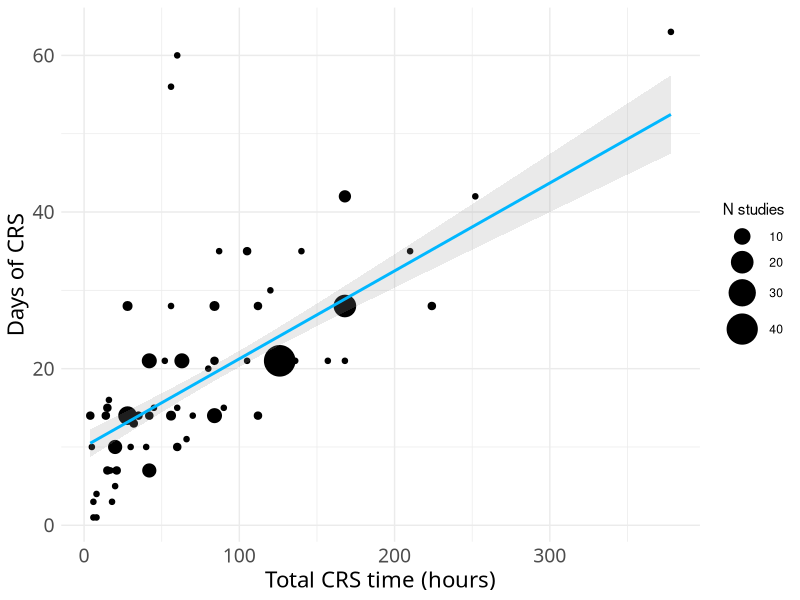
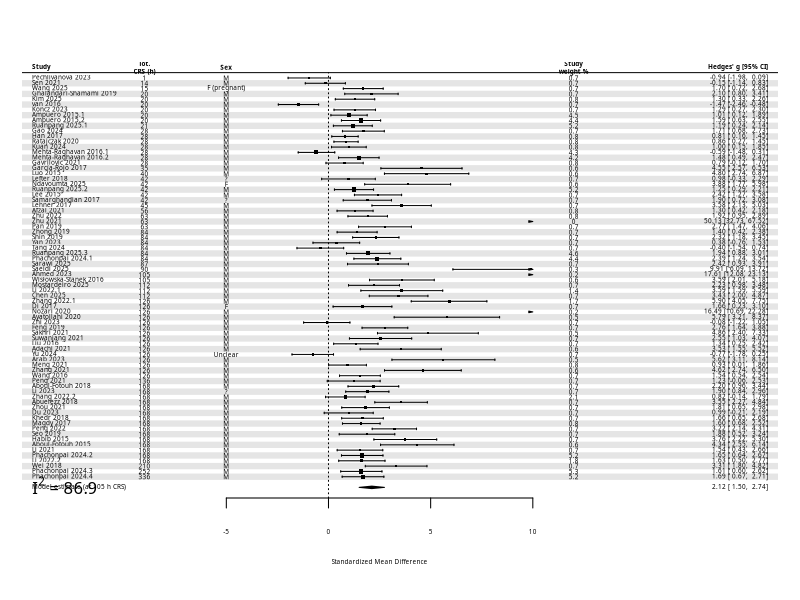
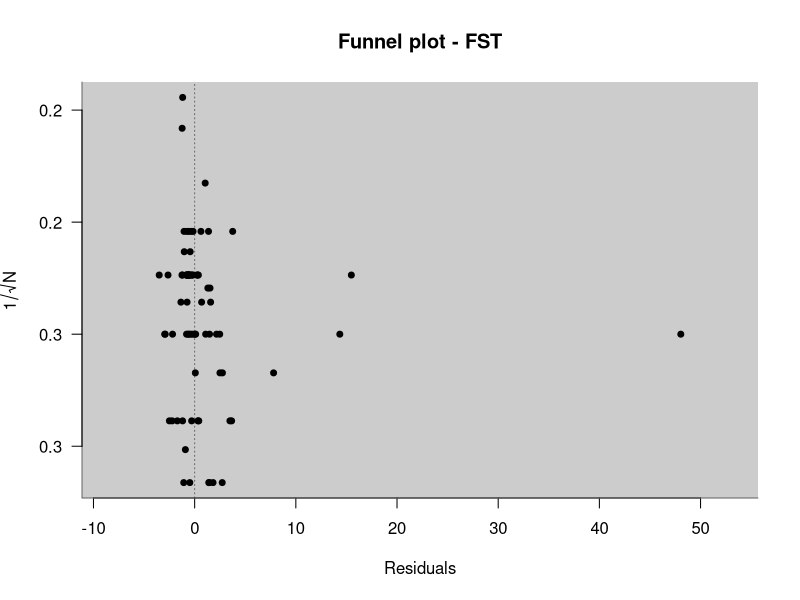
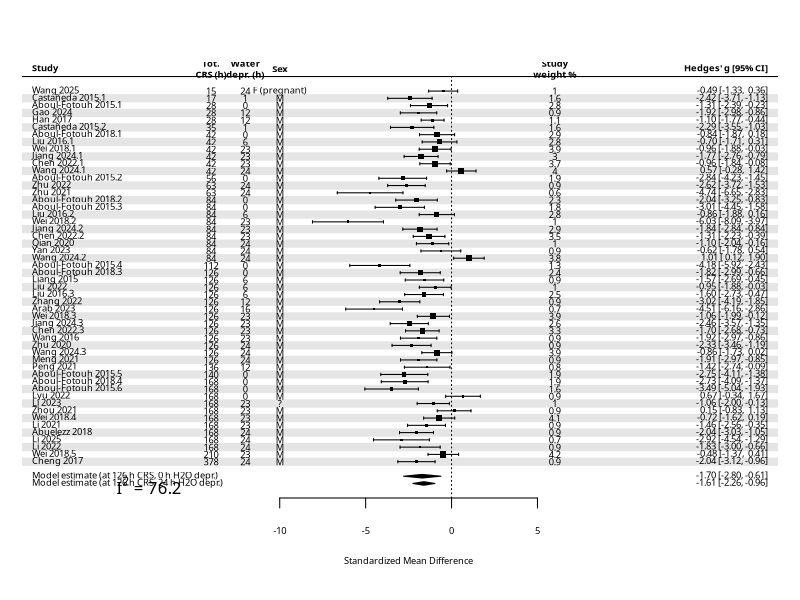
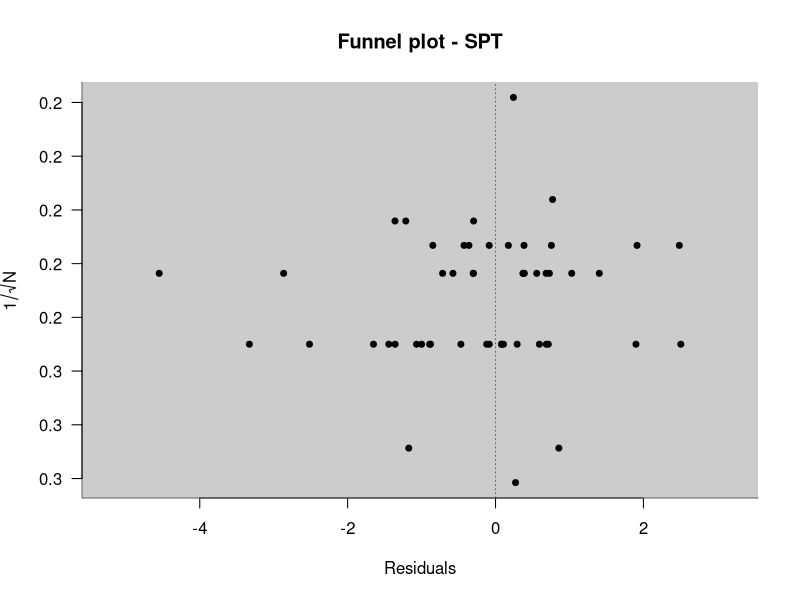
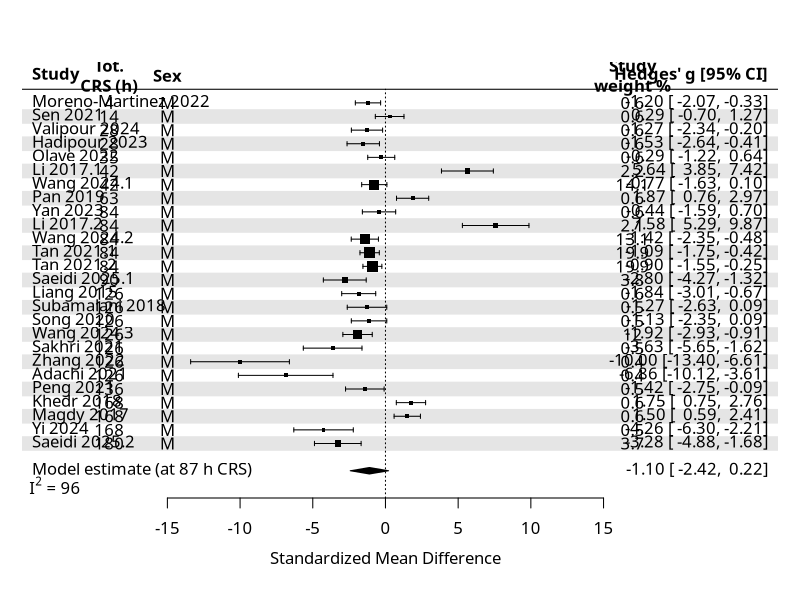
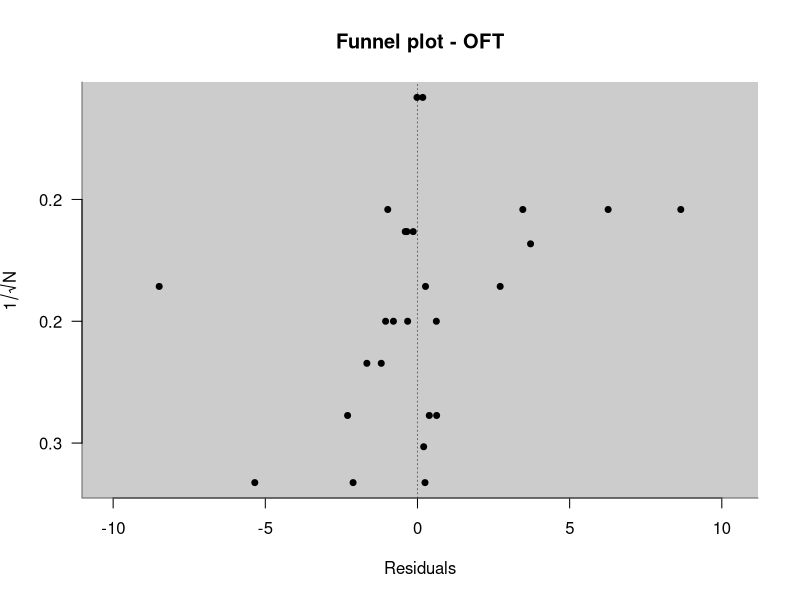
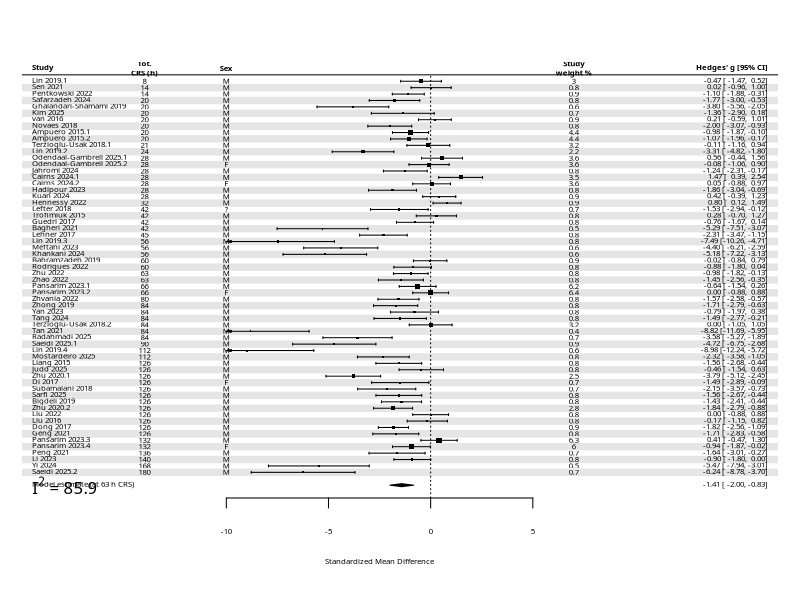

Here is the R script that generated these plots, in order:
library(metafor)
library(dplyr)
library(ggplot2)

out_dir <- "plots"
CRS_data <- read.csv("CRS_data.csv")

if (!dir.exists(out_dir)) {
    dir.create(out_dir)
}

### SUMMARY STATISTICS ###

CRS_data %>%
    group_by(Outcome) %>%
    summarise(
        total_articles = n_distinct(ID),
        total_fx_sizes = n(),
        n_excl = sum(is.na(control_n) | is.na(test_n) | is.na(control_mean) | is.na(test_mean) |
            is.na(control_sd) | is.na(test_sd) | is.na(total_time_h) | (Outcome == "SPT" & is.na(water_depriv_h))),
        n_studies_excluded = n_distinct(PubID[is.na(control_mean) | is.na(test_mean) |
            is.na(control_sd) | is.na(test_sd) |
            is.na(control_n) | is.na(test_n) |
            is.na(total_time_h) | (Outcome == "SPT" & is.na(water_depriv_h))]),
    )

### FIGURE 2 ###

png(paste0(out_dir, "/CRS_time_vs_days.png"),
    width = 10, height = 8, units = "in", res = 300
)

cairo_pdf(paste0(out_dir, "/CRS_time_vs_days.pdf"),
    width = 10, height = 8
)
# CRS_data %>%
#     select(ID, total_time_h, total_days, Outcome) %>%
#     distinct(ID, .keep_all = TRUE) %>%
#     filter(!is.na(total_time_h) & !is.na(total_days)) %>%
#     ggplot(aes(x = total_time_h, y = total_days)) +
#     geom_point(size = 2) +
#     stat_smooth(method = "lm", se = TRUE, color = "#00b7ff", alpha = 0.2) +
#     xlab("Total CRS time (hours)") +
#     ylab("Days of CRS") +
#     theme_minimal() +
#     theme(
#         axis.text = element_text(family = "Noto Sans", size = 14),
#         axis.title = element_text(family = "Noto Sans", size = 16)
#     )

CRS_data %>%
    select(ID, total_time_h, total_days, Outcome) %>%
    distinct(ID, .keep_all = TRUE) %>%
    filter(!is.na(total_time_h) & !is.na(total_days)) %>%
    ggplot(aes(x = total_time_h, y = total_days)) +
    stat_sum(aes(size = after_stat(n)), color = "black") +
    stat_smooth(method = "lm", se = TRUE, color = "#00b7ff", alpha = 0.2) +
    scale_size_area(max_size = 10, name = "N studies") +
    xlab("Total CRS time (hours)") +
    ylab("Days of CRS") +
    theme_minimal() +
    theme(
        axis.text = element_text(family = "Noto Sans", size = 14),
        axis.title = element_text(family = "Noto Sans", size = 16)
    )

dev.off()

CRS_data %>%
    select(ID, total_time_h, total_days, Outcome) %>%
    distinct(ID, .keep_all = TRUE) %>%
    filter(!is.na(total_time_h) & !is.na(total_days)) %>%
    lm(total_days ~ total_time_h, data = .) %>%
    summary()

get_I2 <- function(model) {
    #' Calculate I^2 for a multilevel meta-analysis model fitted with rma.mv.
    #' See https://www.metafor-project.org/doku.php/tips:i2_multilevel_multivariate
    #' Parameters:
    #' model: an rma.mv object fitted with metafor
    #' Returns:
    #' I^2 value as a percentage (0-100)

    W <- diag(1 / model$vi)
    X <- model.matrix(model)
    P <- W - W %*% X %*% solve(t(X) %*% W %*% X) %*% t(X) %*% W
    I2 <- 100 * sum(model$sigma2) / (sum(model$sigma2) +
        (model$k - model$p) / sum(diag(P)))
    return(I2)
}

add_diamond <- function(model, test, moderators_val, row = -1) {
    #' Add a diamond to the forest plot to show
    #' the model estimate at specific moderator values.
    #' Parameters:
    #' model: an rma.mv object fitted with metafor
    #' test: the name of the test (e.g. "FST", "SPT")
    #' moderators_val: a named vector of moderator values at which
    #' to calculate the predicted effect
    #' row: the row in the forest plot where the diamond should be added.
    #' Negative values indicate rows above the first study
    #' (e.g. the default row = -1 is the first row above the first study,
    #' where the model summary is usually shown).
    #' Returns:
    #' None, but adds a diamond to the current forest plot.

    pred <- predict(model, newmods = moderators_val)
    estimate <- pred$pred
    se <- pred$se
    ci_lb <- pred$ci.lb
    ci_ub <- pred$ci.ub
    df <- model$ddf[1]

    tval <- estimate / se
    pval <- 2 * (1 - pt(abs(tval), df))

    print(moderators_val)

    print(paste0(
        "Hedges' g = ", round(estimate, 3),
        " (SE = ", round(se, 3),
        ", 95% CI [", round(ci_lb, 3), ", ", round(ci_ub, 3), "]",
        ", df = ", round(df, 1),
        ", t = ", round(tval, 3),
        ", p = ", signif(pval, 3), ")"
    ))

    if (test == "SPT") {
        diamond_label <- paste(
            "Model estimate (at", moderators_val["total_time_h"],
            "h CRS,", moderators_val["water_depriv_h"], "h H2O depr.)"
        )
    } else {
        diamond_label <- paste("Model estimate (at", moderators_val["total_time_h"], "h CRS)")
    }

    addpoly(
        pred,
        row = row,
        mlab = diamond_label
    )
}

CRS_data %>%
    group_by(Outcome) %>%
    summarise(
        median_duration_h = median(total_time_h, na.rm = TRUE)
    )

do_meta <- function(
  test, effects_limits = NA,
  save_pdf = TRUE, pdf_width, pdf_height,
  excluded_studies = NULL
) {
    #' Perform meta-analysis for a specific test
    #' Parameters:
    #' test: the name of the test (e.g. "FST", "SPT")
    #' effects_limits: a numeric vector of length 2 specifying
    #' the x-axis limits for the forest plot.
    #' save_pdf: whether to save the forest plot and funnel plot as PDFs
    #' pdf_width: width of the PDF for the forest plot (in inches)
    #' pdf_height: height of the PDF for the forest plot (in inches)
    #' excluded_studies: a vector of PMIDs to exclude from the meta-analysis
    #' Returns:
    #' A list containing the fitted model and the effect sizes data frame.

    CRS_data_filtered <- CRS_data %>%
        filter(Outcome == test) %>%
        filter(!(ID %in% excluded_studies)) %>%
        filter(!is.na(control_mean) & !is.na(test_mean)) %>% # Must have means
        filter(!is.na(control_n) & !is.na(test_n)) %>% # Must have sample sizes
        filter(!is.na(control_sd) & !is.na(test_sd)) %>% # Must have SDs
        filter(!is.na(total_time_h)) # Must have CRS duration

    if (test == "SPT") {
        CRS_data_filtered <- CRS_data_filtered %>%
            filter(!is.na(water_depriv_h)) # Must have water deprivation hours for SPT
    }

    n_summary <- data.frame(
        test = test,
        n_studies_included = length(unique(CRS_data_filtered$ID)),
        n_effects_included = nrow(CRS_data_filtered),
        n_studies_excluded = length(unique(CRS_data$PubID[CRS_data$Outcome == test])) - length(unique(CRS_data_filtered$PubID)),
        n_effects_excluded = nrow(CRS_data[CRS_data$Outcome == test, ]) - nrow(CRS_data_filtered),
        min_CRS_time_h = min(CRS_data_filtered$total_time_h, na.rm = TRUE),
        max_CRS_time_h = max(CRS_data_filtered$total_time_h, na.rm = TRUE)
    )

    print(n_summary)

    # Calculate effect sizes for the specified test
    # We use Hedges' g for standardized mean difference
    effect_sizes <- escalc(
        data = CRS_data_filtered,
        measure = "SMD",
        m1i = test_mean,
        m2i = control_mean,
        n1i = test_n,
        n2i = control_n,
        sd1i = test_sd,
        sd2i = control_sd,
        append = TRUE, # Return the data along with the effect sizes
        slab = PubID
    )

    if (is.na(effects_limits[1])) {
        effects_limits <- c(
            floor(min(effect_sizes$yi, na.rm = TRUE)) - 1,
            ceiling(max(effect_sizes$yi, na.rm = TRUE)) + 1
        )
    }

    # Mixed-effects model
    model <- NULL
    if (test != "SPT") {
        model <- rma.mv(
            data = effect_sizes,
            yi = yi,
            V = vi,
            mods = ~total_time_h, # We include total_time as a moderator
            # We use PubID as a random effect. This is important as some
            # studies have multiple observations (e.g. M/F or different lengths
            # of CRS).
            random = ~ 1 | PubID,
            method = "REML", # Restricted Maximum Likelihood
            test = "knha" # Knapp-Hartung adjustment for small sample sizes
        )
    } else {
        model <- rma.mv(
            data = effect_sizes,
            yi = yi,
            V = vi,
            # For SPT, we also include water deprivation as a moderator
            mods = ~ total_time_h + water_depriv_h,
            random = ~ 1 | PubID,
            method = "REML",
            test = "knha"
        )
    }

    print(summary(model))

    if (save_pdf) {
        out_pdf <- paste0(out_dir, "/", test, "_forest.pdf")
        cairo_pdf(out_pdf,
            width = pdf_width, height = pdf_height,
            family = "Noto Sans"
        )
    }

    par(family = "Noto Sans")

    if (test == "SPT") {
        ilabs <- cbind(
            effect_sizes$total_time_h,
            effect_sizes$water_depriv_h,
            ifelse(is.na(effect_sizes$sex), "?", effect_sizes$sex),
            round(weights(model), 1)
        )
        ilabs_labels <- c("Tot.\nCRS (h)", "Water\ndepr. (h)", "Sex", "Study\nweight %")
        ilabs_xpos <- c(
            effects_limits[1] - 4, effects_limits[1] - 2,
            effects_limits[1], effects_limits[2] + 1
        )
    } else {
        ilabs <- cbind(
            ifelse(is.na(effect_sizes$total_time_h), "?", effect_sizes$total_time_h),
            ifelse(is.na(effect_sizes$sex), "?", effect_sizes$sex),
            round(weights(model), 1)
        )
        ilabs_labels <- c("Tot.\nCRS (h)", "Sex", "Study\nweight %")
        ilabs_xpos <- c(
            effects_limits[1] - 4, effects_limits[1],
            effects_limits[2] + 2
        )
    }

    if (test != "SPT") {
        xlims <- c(effects_limits[1] - 10, effects_limits[2] + 12)
        ylims <- c(-3, model$k + 3) # Number of effects + space for header and model summary
    } else {
        xlims <- c(effects_limits[1] - 15, effects_limits[2] + 14)
        ylims <- c(-4, model$k + 4) # Extra space for second diamond
    }

    forest(model,
        order = paste(
            sprintf("%03d", total_time_h),
            sprintf("%03d", water_depriv_h)
        ),
        header = c("Study", "Hedges' g [95% CI]"),
        shade = TRUE,
        ilab = ilabs,
        ilab.lab = ilabs_labels,
        ilab.xpos = ilabs_xpos,
        xlim = xlims,
        ylim = ylims,
        at = seq(effects_limits[1], effects_limits[2], 5),
        mlab = paste("Random-effects model", test, sep = " - "),
        addfit = FALSE,
        efac = 0.75
    )

    median_CRS_total_time_h <- median(effect_sizes$total_time_h, na.rm = TRUE)

    cat("Median CRS total time (hours): ", median_CRS_total_time_h, "\n")

    if (test == "SPT") {
        # For SPT, we set water_depriv_h to 0 (no water deprivation)
        moderators_val <- c(
            total_time_h = median_CRS_total_time_h,
            water_depriv_h = 0
        )
        moderators_val_max <- c(
            total_time_h = median_CRS_total_time_h,
            water_depriv_h = max(effect_sizes$water_depriv_h, na.rm = TRUE)
        )
    } else {
        moderators_val <- c(
            total_time_h = median_CRS_total_time_h
        )
    }

    add_diamond(model, test, moderators_val, row = -1)
    if (test == "SPT") {
        add_diamond(model, test, moderators_val_max, row = -2)
    }

    mtext(bquote(I^2 == .(format(get_I2(model), digits = 3))),
        side = 1, line = -1, at = (effects_limits[1] - 9.5),
        cex = 1, adj = 0
    )

    summary(model)

    if (save_pdf) {
        dev.off()
    }

    if (save_pdf) {
        out_pdf <- paste0(out_dir, "/", test, "_funnel.pdf")
        cairo_pdf(out_pdf,
            width = 10, height = 10,
            family = "Noto Sans"
        )
    }

    # Note: metafor::regtest does not support rma.mv objects
    # Egger's test is a simple linear regression of the effect sizes
    # on their standard errors, weighted by the inverse of the
    # variance of the effect sizes.
    egger <- lm(yi ~ sei,
        weights = 1 / vi,
        data = transform(effect_sizes, sei = sqrt(vi))
    )
    print(paste("Egger's test for funnel plot asymmetry - ", test))
    print(summary(egger))

    # Funnel plot
    # Note from ?metafor::funnel
    # "For (mixed-effects) meta-regression models (i.e., models involving moderators), the plot shows
    # the residuals on the x-axis against their corresponding standard errors".
    # This also means that the reference line is at 0.
    funnel(model,
        xlab = "Residuals",
        ylab = expression(1 / sqrt(N)),
        pch = 20,
        cex = 1.2,
        yaxt = "n", # No y axis ticks, we'll add them manually
        hlines = NULL,
        yaxis = "sqrtninv",
        main = paste("Funnel plot -", test)
    )

    # Get default y axis ticks and re-add them manually
    # formatted with 1 decimal place
    yticks <- axTicks(2)
    axis(2,
        at = yticks,
        labels = formatC(yticks, format = "f", digits = 1),
        las = 1
    )

    if (save_pdf) {
        dev.off()
    }

    return(list(model = model, effects = effect_sizes))
}

### RUN META-ANALYSES AND SAVE PLOTS ###

print("****** FST ******")
fst_res <- do_meta("FST",
    effects_limits = c(-5, 10),
    save_pdf = TRUE, pdf_width = 16, pdf_height = 13
)

print("****** SPT ******")
spt_res <- do_meta("SPT",
    effects_limits = c(-10, 5),
    save_pdf = TRUE, pdf_width = 16, pdf_height = 14
)

print("****** OFT ******")
oft_res <- do_meta("OFT",
    effects_limits = c(-15, 15),
    save_pdf = TRUE, pdf_width = 18, pdf_height = 10
)

print("****** EPM ******")
epm_res <- do_meta("EPM",
    effects_limits = c(-10, 5),
    save_pdf = TRUE, pdf_width = 16, pdf_height = 12
)

### SAVE EFFECT SIZES FOR EACH STUDY ###

bind_rows(
    fst_res$effects %>% mutate(Outcome = "FST"),
    spt_res$effects %>% mutate(Outcome = "SPT"),
    epm_res$effects %>% mutate(Outcome = "EPM"),
    oft_res$effects %>% mutate(Outcome = "OFT")
) %>%
    mutate(
        CI_LB = round(yi - 1.96 * sqrt(vi), 3),
        CI_UB = round(yi + 1.96 * sqrt(vi), 3),
        yi = round(yi, 3)
    ) %>%
    select(
        ID, PubID, Outcome, sex, strain,
        yi, CI_LB, CI_UB, total_time_h, water_depriv_h
    ) %>%
    rename(
        effect_size = yi
    ) %>%
    write.csv("all_effect_sizes.csv", row.names = FALSE)

### SAVE MODEL ESTIMATES AND PREDICTIONS ###

fst_pred <- predict(fst_res$model, newmods = median(fst_res$effects$total_time_h, na.rm = TRUE))
spt_pred <- predict(spt_res$model, newmods = c(total_time_h = median(spt_res$effects$total_time_h, na.rm = TRUE), water_depriv_h = 0))
epm_pred <- predict(epm_res$model, newmods = median(epm_res$effects$total_time_h, na.rm = TRUE))
oft_pred <- predict(oft_res$model, newmods = median(oft_res$effects$total_time_h, na.rm = TRUE))


data.frame(
    Outcome = c("FST", "SPT", "EPM", "OFT"),
    beta_CRS_length = c(
        fst_res$model$beta["total_time_h", ],
        spt_res$model$beta["total_time_h", ],
        epm_res$model$beta["total_time_h", ],
        oft_res$model$beta["total_time_h", ]
    ),
    SE_CRS_length = c(
        fst_res$model$se[2],
        spt_res$model$se[2],
        epm_res$model$se[2],
        oft_res$model$se[2]
    ),
    pval_CRS_length = c(
        fst_res$model$pval[2],
        spt_res$model$pval[2],
        epm_res$model$pval[2],
        oft_res$model$pval[2]
    ),
    beta_water_deprivation = c(
        NA,
        spt_res$model$beta["water_depriv_h", ],
        NA,
        NA
    ),
    SE_water_deprivation = c(
        NA,
        spt_res$model$se[3],
        NA,
        NA
    ),
    pval_water_deprivation = c(
        NA,
        spt_res$model$pval[3],
        NA,
        NA
    ),
    predicted_effect = c(
        fst_pred$pred,
        spt_pred$pred,
        epm_pred$pred,
        oft_pred$pred
    ),
    median_CRS_time_h = c(
        median(fst_res$effects$total_time_h, na.rm = TRUE),
        median(spt_res$effects$total_time_h, na.rm = TRUE),
        median(epm_res$effects$total_time_h, na.rm = TRUE),
        median(oft_res$effects$total_time_h, na.rm = TRUE)
    ),
    CI_LB = c(
        fst_pred$ci.lb,
        spt_pred$ci.lb,
        epm_pred$ci.lb,
        oft_pred$ci.lb
    ),
    CI_UB = c(
        fst_pred$ci.ub,
        spt_pred$ci.ub,
        epm_pred$ci.ub,
        oft_pred$ci.ub
    )
) %>%
    mutate(across(where(is.numeric), ~ round(.x, 3))) %>%
    write.csv("model_estimates.csv", row.names = FALSE)
